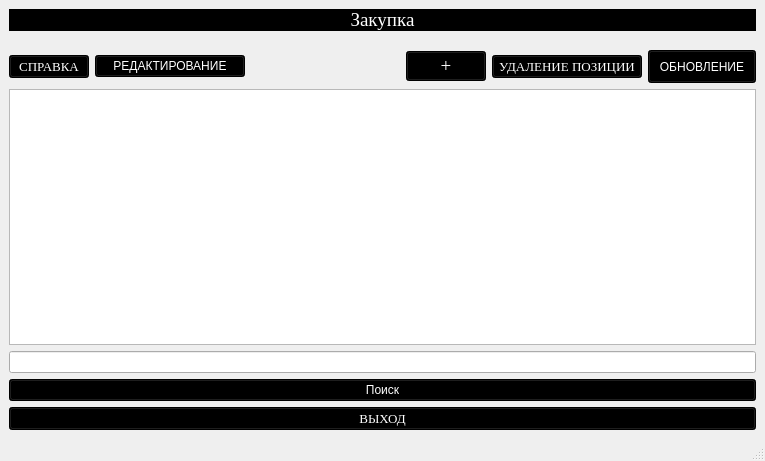
<?xml version="1.0" encoding="UTF-8"?>
<ui version="4.0">
 <class>buy</class>
 <widget class="QMainWindow" name="buy">
  <property name="geometry">
   <rect>
    <x>0</x>
    <y>0</y>
    <width>765</width>
    <height>461</height>
   </rect>
  </property>
  <property name="windowTitle">
   <string>Таблица закупки</string>
  </property>
  <widget class="QWidget" name="centralwidget">
   <layout class="QVBoxLayout" name="verticalLayout">
    <item>
     <widget class="QLabel" name="zag0">
      <property name="font">
       <font>
        <family>Times New Roman</family>
        <pointsize>14</pointsize>
        <weight>50</weight>
        <italic>false</italic>
        <bold>false</bold>
       </font>
      </property>
      <property name="styleSheet">
       <string notr="true">font: 14pt &quot;Times New Roman&quot;;
background-color: rgb(0, 0, 0);
color: rgb(255, 255, 255);</string>
      </property>
      <property name="text">
       <string>&lt;html&gt;&lt;head/&gt;&lt;body&gt;&lt;p align=&quot;center&quot;&gt;Закупка&lt;/p&gt;&lt;/body&gt;&lt;/html&gt;</string>
      </property>
     </widget>
    </item>
    <item>
     <spacer name="verticalSpacer">
      <property name="orientation">
       <enum>Qt::Vertical</enum>
      </property>
      <property name="sizeType">
       <enum>QSizePolicy::Fixed</enum>
      </property>
      <property name="sizeHint" stdset="0">
       <size>
        <width>20</width>
        <height>13</height>
       </size>
      </property>
     </spacer>
    </item>
    <item>
     <layout class="QHBoxLayout" name="horizontalLayout">
      <item>
       <widget class="QPushButton" name="sprav">
        <property name="sizePolicy">
         <sizepolicy hsizetype="Maximum" vsizetype="Fixed">
          <horstretch>0</horstretch>
          <verstretch>0</verstretch>
         </sizepolicy>
        </property>
        <property name="font">
         <font>
          <family>Times New Roman</family>
          <pointsize>10</pointsize>
          <weight>50</weight>
          <italic>false</italic>
          <bold>false</bold>
         </font>
        </property>
        <property name="styleSheet">
         <string notr="true">width: 60px;
font: 10pt &quot;Times New Roman&quot;;
background-color: rgb(0, 0, 0);
color: rgb(255, 255, 255);</string>
        </property>
        <property name="text">
         <string>СПРАВКА</string>
        </property>
       </widget>
      </item>
      <item>
       <widget class="QPushButton" name="redak">
        <property name="styleSheet">
         <string notr="true">font: 10pt &quot;Times New Roman&quot;;
background-color: rgb(0, 0, 0);
color: rgb(255, 255, 255);</string>
        </property>
        <property name="text">
         <string>РЕДАКТИРОВАНИЕ</string>
        </property>
       </widget>
      </item>
      <item>
       <widget class="QLabel" name="zag1">
        <property name="font">
         <font>
          <family>MS Serif</family>
          <pointsize>9</pointsize>
         </font>
        </property>
        <property name="text">
         <string>&lt;html&gt;&lt;head/&gt;&lt;body&gt;&lt;p&gt;&lt;br/&gt;&lt;/p&gt;&lt;/body&gt;&lt;/html&gt;</string>
        </property>
       </widget>
      </item>
      <item>
       <widget class="QPushButton" name="dopol">
        <property name="sizePolicy">
         <sizepolicy hsizetype="Maximum" vsizetype="Fixed">
          <horstretch>0</horstretch>
          <verstretch>0</verstretch>
         </sizepolicy>
        </property>
        <property name="font">
         <font>
          <family>Times New Roman</family>
          <pointsize>14</pointsize>
          <weight>9</weight>
          <italic>false</italic>
          <bold>false</bold>
         </font>
        </property>
        <property name="styleSheet">
         <string notr="true">width: 50px;
font: 75 14pt &quot;Times New Roman&quot;;
background-color: rgb(0, 0, 0);
color: rgb(255, 255, 255);</string>
        </property>
        <property name="text">
         <string>+</string>
        </property>
       </widget>
      </item>
      <item>
       <widget class="QPushButton" name="udalen">
        <property name="font">
         <font>
          <family>Times New Roman</family>
          <pointsize>10</pointsize>
          <weight>50</weight>
          <italic>false</italic>
          <bold>false</bold>
         </font>
        </property>
        <property name="layoutDirection">
         <enum>Qt::LeftToRight</enum>
        </property>
        <property name="styleSheet">
         <string notr="true">font: 10pt &quot;Times New Roman&quot;;
background-color: rgb(0, 0, 0);
color: rgb(255, 255, 255);</string>
        </property>
        <property name="text">
         <string>УДАЛЕНИЕ ПОЗИЦИИ</string>
        </property>
       </widget>
      </item>
      <item>
       <widget class="QPushButton" name="obnov">
        <property name="sizePolicy">
         <sizepolicy hsizetype="Maximum" vsizetype="Minimum">
          <horstretch>0</horstretch>
          <verstretch>0</verstretch>
         </sizepolicy>
        </property>
        <property name="styleSheet">
         <string notr="true">font: 10pt &quot;Times New Roman&quot;;
background-color: rgb(0, 0, 0);
color: rgb(255, 255, 255);
width: 100px;</string>
        </property>
        <property name="text">
         <string>ОБНОВЛЕНИЕ</string>
        </property>
       </widget>
      </item>
     </layout>
    </item>
    <item>
     <widget class="QTableView" name="tableView">
      <property name="styleSheet">
       <string notr="true">font: 11pt &quot;Times New Roman&quot;;
</string>
      </property>
     </widget>
    </item>
    <item>
     <layout class="QHBoxLayout" name="horizontalLayout_2"/>
    </item>
    <item>
     <widget class="QLineEdit" name="poiskS"/>
    </item>
    <item>
     <widget class="QPushButton" name="poisk">
      <property name="styleSheet">
       <string notr="true">width: 60px;
font: 75 14pt &quot;Times New Roman&quot;;
background-color: rgb(0, 0, 0);
color: rgb(255, 255, 255);</string>
      </property>
      <property name="text">
       <string>Поиск</string>
      </property>
     </widget>
    </item>
    <item>
     <widget class="QPushButton" name="vihod">
      <property name="font">
       <font>
        <family>Times New Roman</family>
        <pointsize>10</pointsize>
        <weight>50</weight>
        <italic>false</italic>
        <bold>false</bold>
       </font>
      </property>
      <property name="styleSheet">
       <string notr="true">font: 10pt &quot;Times New Roman&quot;;
background-color: rgb(0, 0, 0);
color: rgb(255, 255, 255);
</string>
      </property>
      <property name="text">
       <string>ВЫХОД</string>
      </property>
     </widget>
    </item>
   </layout>
  </widget>
  <widget class="QMenuBar" name="menubar">
   <property name="geometry">
    <rect>
     <x>0</x>
     <y>0</y>
     <width>765</width>
     <height>21</height>
    </rect>
   </property>
  </widget>
  <widget class="QStatusBar" name="statusbar"/>
 </widget>
 <resources/>
 <connections/>
</ui>
